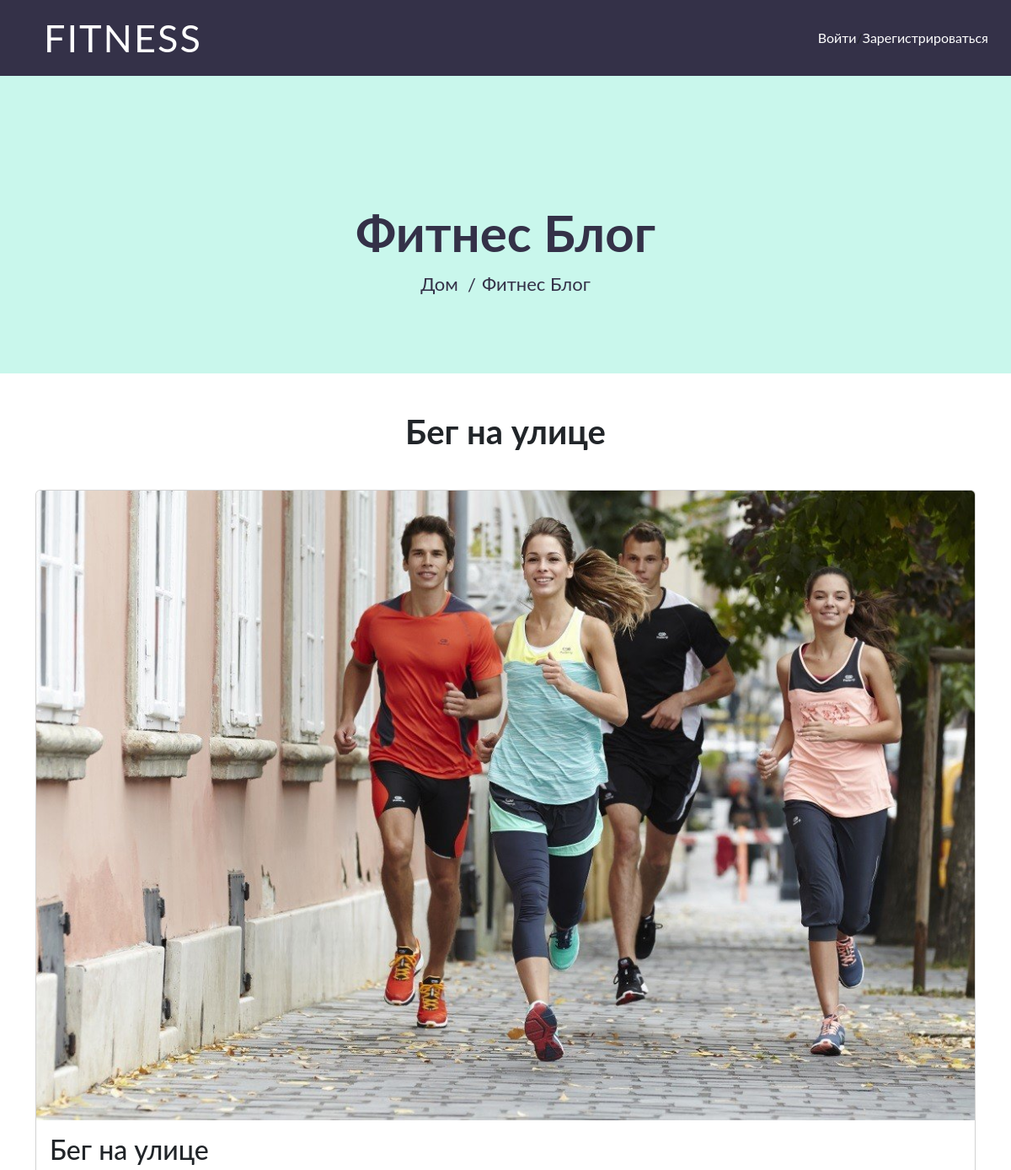
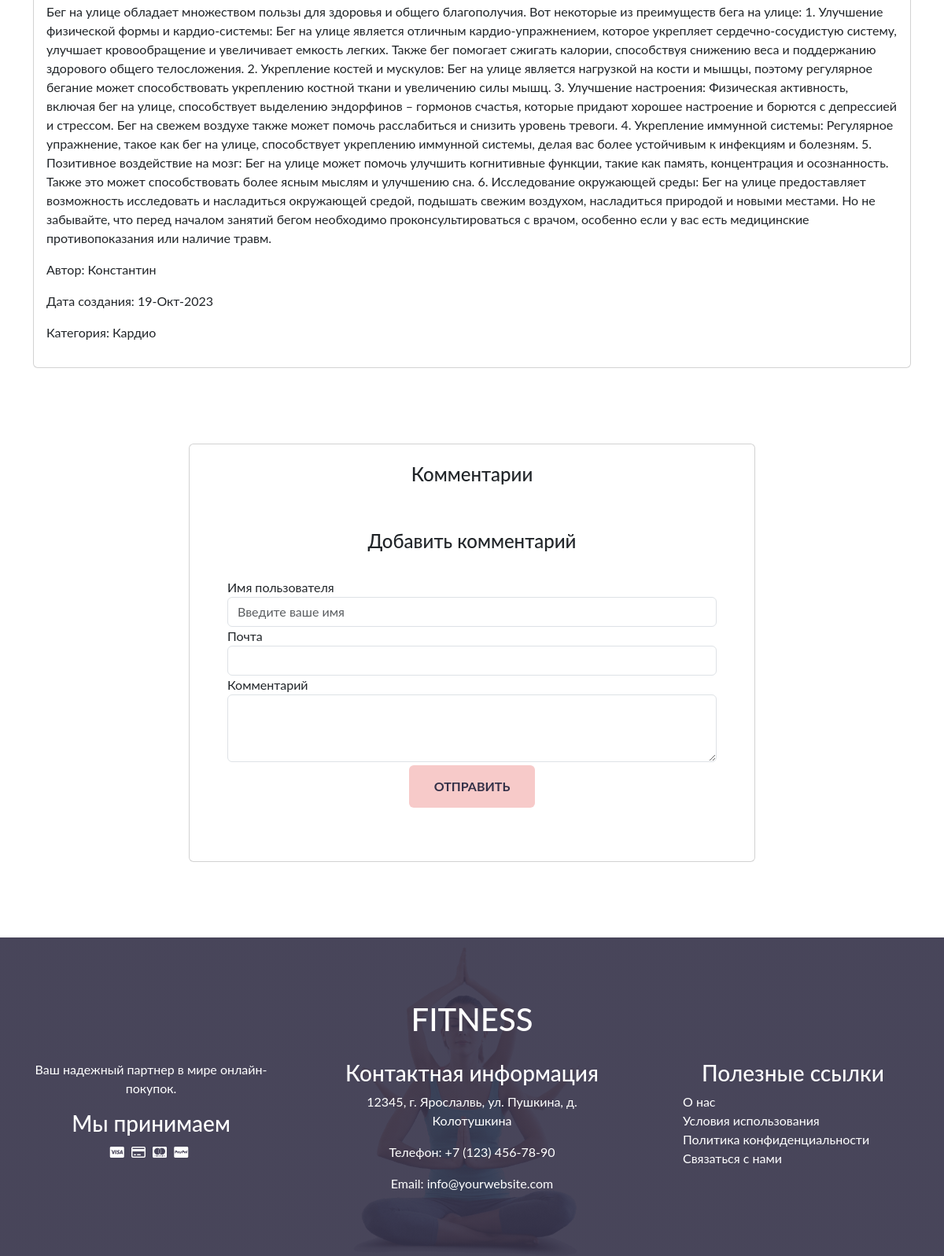
Screenshot of /posts/15 with the database file from the repository (2 pictures, top to bottom).
### blog/models.py (models this page shows, shortened)
class Post(models.Model):
    title = models.CharField(max_length=200)
    content = models.TextField()
    created_at = models.DateTimeField(auto_now_add=True)
    image = models.ImageField(upload_to='media/', null=True, blank=True)
    category = models.ForeignKey(Category, on_delete=models.SET_NULL, null=True, blank=True)
    author = models.ForeignKey(User, on_delete=models.CASCADE, related_name='authored_posts')
    favorited_by = models.ManyToManyField(User, through='FavoritePost', related_name='favorite_posts')
    class Meta:
        verbose_name = 'Пост'
        verbose_name_plural = 'Посты'

class Category(models.Model):
    name = models.CharField(max_length=100)
    class Meta:
        verbose_name = 'Категория'
        verbose_name_plural = 'Категории'

### blog/views.py (the view)
# urls.py: path('posts/<int:pk>', views.PostDetailView.as_view(), name='post_detail'),
class PostDetailView(View):
    def get(self, request, pk):
        post = Post.objects.get(id=pk)
        comments = Comment.objects.filter(post=post)
        print(comments)
        return render(request, 'blog/posts/post.html', {'post': post, 'comments': comments})

### templates/blog/posts/post.html (shortened to what this page needs)
{% include 'scheme/staticlinks.html' %}
{% include 'scheme/navbar.html' %}
<body>
<div class="page-header">
    <div class="container">
        <div class="row">
            <div class="col-12">
                <h2>Фитнес Блог</h2>
            </div>
            <div class="col-12">
                <a href="">Дом</a> <a href="">Фитнес Блог</a>
            </div>
        </div>
    </div>
</div>
<div class="section-header text-center wow zoomIn" data-wow-delay="0.1s"
     style="visibility: visible; animation-delay: 0.1s; animation-name: zoomIn;">
    <h2>{{post.title}}</h2>
</div>
<div class="container">
    <div class="row">
        <div class="col-12">
            <div class="card mb-4">
                {% if post.image %}
                <div style="text-align:center;">
                    <img class="card-img-top" src="{{ post.image.url }}" alt="{{ post.title }}">
                </div>
                {% endif %}
                <div class="card-body">
                    <h2 class="card-title">{{ post.title }}</h2>
                    <p class="card-text">{{ post.content }}</p>
                    <p>Автор: {{ post.author.username }}</p>
                    <p>Дата создания: {{ post.created_at|date:"d-M-Y" }}</p>
                    {% if post.category %}
                    <p>Категория: {{ post.category.name }}</p>
                    {% endif %}
                </div>
            </div>
            <section class="gradient-custom">
                <div class="container my-5 py-5">
                    <div class="row d-flex justify-content-center">
                        <div class="col-md-12 col-lg-10 col-xl-8">
                            <div class="card">
                                <div class="card-body p-4">
                                    <h4 class="text-center mb-4 pb-2">Комментарии</h4>
                                    <div class="card-body p-4">
                                        <h4 class="text-center mb-4 pb-2">Добавить комментарий</h4>
                                        <form action="{% url 'add_comment' post.id %}" method="post">
                                            <div class="form-group">
                                                <label for="name">Имя пользователя</label>
                                                {% if user.is_authenticated %}
                                                <input type="text" class="form-control" name="name"
                                                       value="{{ user.username }}" readonly>
                                                {% else %}
                                                <input type="text" class="form-control" id="name" name="name"
                                                       placeholder="Введите ваше имя">
                                                {% endif %}
                                            </div>
                                            <div class="form-group">
                                                <label for="email">Почта</label>
                                                {% if user.is_authenticated %}
                                                <input type="email" class="form-control" name="email"
                                                       value="{{ user.email }}" readonly>
                                                {% else %}
                                                <input type="email" class="form-control" id="email" name="email">
                                                {% endif %}
                                            </div>
                                            <div class="form-group">
                                                <label for="content">Комментарий</label>
                                                <textarea class="form-control" id="content" name="content"
                                                          rows="3"></textarea>
                                            </div>
                                            <div class="text-center">
                                                <button type="submit" class="btn btn-primary custom_button">Отправить
                                                </button>
                                            </div>
                                        </form>
                                    </div>
                                </div>
                            </div>
                        </div>
                    </div>
                </div>
            </section>
        </div>
    </div>
</div>
{% include 'scheme/footer.html' %}
</body>

### static/css/styles.css (style rules this page uses)
.page-header { position:relative; margin-bottom:45px; padding:150px 0 90px; text-align:center; background:#c9f7ec }
.page-header h2 { position:relative; color:#343148; font-size:60px; font-weight:700 }
.page-header a { position:relative; padding:0 12px; font-size:22px; color:#343148 }
.page-header a::after { position:absolute; content:"/"; width:8px; height:8px; top:-2px; right:-7px; text-align:center; color:#343148 }
.page-header a:last-child::after { display:none }
.section-header { position:relative; max-width:600px; margin:0 auto; margin-bottom:45px }
.section-header h2 { margin:0; position:relative; font-size:40px; font-weight:700 }
.btn { font-size: 14px; font-weight: 700; text-transform: uppercase; color: #343148; transition: .3s; }
.custom_button { background-color: #f7cac9; border: none; padding: 15px 32px; text-align: center; text-decoration: none; display: inline-block; font-size: 16px; margin: 4px 2px; cursor: pointer; transition-duration: 0.4s; }

### static/css/footer.css (style rules this page uses)
body { overflow-x: hidden; }
.container { flex-grow: 1; }

### static/css/navbar.css (style rules this page uses)
body { font-family: 'Lato', sans-serif; }
a, u { text-decoration: none; color: inherit; }

### rows the page displays
Post: title "Бег на улице", image (picture), content "Бег на улице обладает множеством пользы для здоровья и общего благополучия. Вот некоторые из преимуществ бега на улице: 1. Улучшение физической формы и кардио-системы: Бег на улице является отличным кардио-упражнением, которое укрепляет сердечно-сосудистую систему, улучшает кровообращение и увеличивает емкость легких. Также бег помогает сжигать калории, способствуя снижению веса и поддержанию здорового общего телосложения. 2. Укрепление костей и мускулов: Бег на улице является нагрузкой на кости и мышцы, поэтому регулярное бегание может способствовать укреплению костной ткани и увеличению силы мышц. 3. Улучшение настроения: Физическая активность, включая бег на улице, способствует выделению…", author.username "Константин", created_at "19-Окт-2023", category.name "Кардио"
